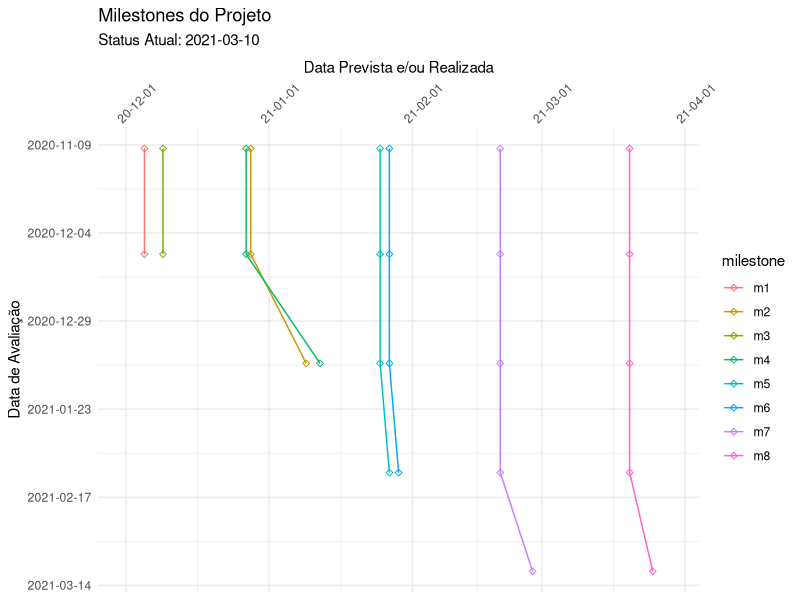

Write R code to recreate this figure.
# Vamos fazer um Stream Diagram a partir de dados no formato:
#
#    milestone  status_dt      plan_dt
#       m1       2020-11-10   2020-12-23
#       m1       2020-12-10   2020-12-23
#       m2       2020-11-10   2021-01-05
#

library(ggplot2)
library(chron)
library(readr)
library(dplyr)

milestones <- read_csv2(file = "./data-prj/milestones.csv")
milestones <- milestones %>% 
  mutate(status_dt = as.numeric(as.Date(status_dt)),
         plan_dt = as.Date(plan_dt))

(ggplot(milestones,
        aes(x = plan_dt,
            y = status_dt,
            color = milestone,
            group = milestone)) +
    #geom_hline(yintercept = milestones$status_dt) +
    geom_line() +
    geom_point(shape = 23) +
    labs(x = "Data Prevista e/ou Realizada",
         y = "Data de Avaliação",
         title = "Milestones do Projeto",
         subtitle = "Status Atual: 2021-03-10") +
    theme_minimal() +
    theme(axis.text.x = element_text(angle = 45, hjust = .1, vjust = .5)) +
    scale_y_reverse(label=function(x) strftime(chron(x), "%Y-%m-%d")) +
    scale_x_date(position = "top", # coloca o eixo x no topo
               expand = c(0, 10), # acrescenta um espaço de "0 * range + 10 * unidade" nas laterais do gráfico
               #breaks = as.Date(c("2020-11-01", "2020-12-01", "2021-01-01", "2021-02-01")),
               #minor_breaks = as.Date(c("2020-11-15", "2020-12-15", "2021-01-15"))
               #date_breaks = "1 month",
               #date_minor_breaks = "15 days",
               date_labels = "%y-%m-%d"
               #date_labels = "%y (%B)" # Code	Meaning
               # %S	second (00-59)
               # %M	minute (00-59)
               # %l	hour, in 12-hour clock (1-12)
               # %I	hour, in 12-hour clock (01-12)
               # %H	hour, in 24-hour clock (01-24)
               # %a	day of the week, abbreviated (Mon-Sun)
               # %A	day of the week, full (Monday-Sunday)
               # %e	day of the month (1-31)
               # %d	day of the month (01-31)
               # %m	month, numeric (01-12)
               # %b	month, abbreviated (Jan-Dec)
               # %B	month, full (January-December)
               # %y	year, without century (00-99)
               # %Y	year, with century (0000-9999)
    )
)
